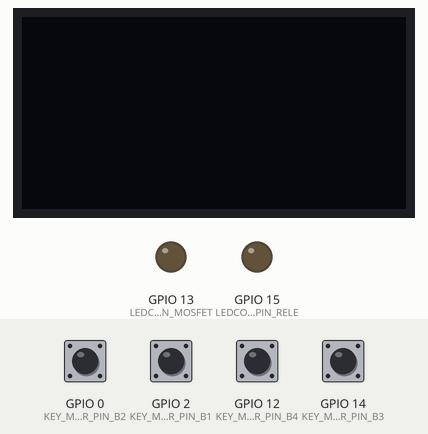
Recording of a program running on a simulated ESP8266 (NodeMCU). Shown: 128×64 one-colour display, output pins drawn as LEDs (lit = HIGH). Dashed ring = blinking. The inputs (shaded band) are chosen by the test bench; at power-on: GPIO 0 (KEY_MANAGER_PIN_B2), GPIO 2 (KEY_MANAGER_PIN_B1), GPIO 12 (KEY_MANAGER_PIN_B4), GPIO 14 (KEY_MANAGER_PIN_B3) HIGH. What the program prints to the serial monitor is not drawn.

Above: at 1.7 s.
1.8 s: GPIO 2 (KEY_MANAGER_PIN_B1) pulled LOW for 1 s
At 2.14 s:
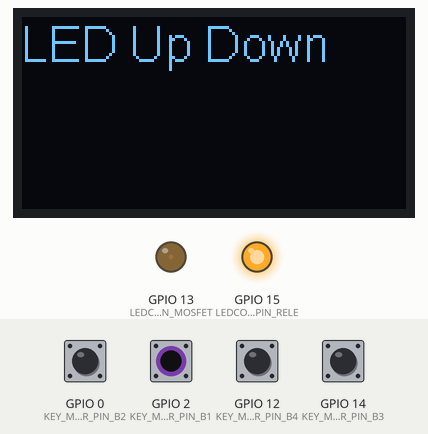
3.4 s: GPIO 12 (KEY_MANAGER_PIN_B4) pulled LOW for 1 s
At 3.95 s:
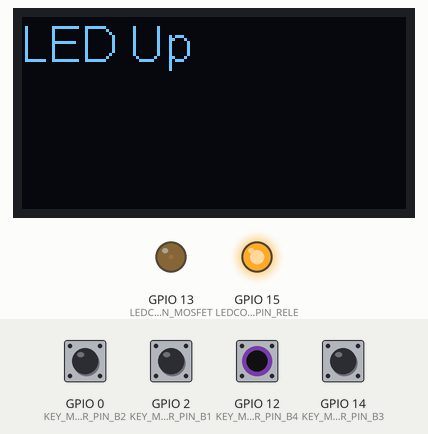
5.0 s: GPIO 12 (KEY_MANAGER_PIN_B4) pulled LOW for 1 s
At 5.46 s:
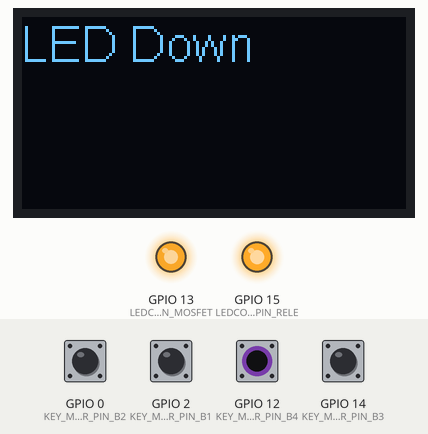
6.6 s: GPIO 12 (KEY_MANAGER_PIN_B4) pulled LOW for 1 s
At 7.17 s:
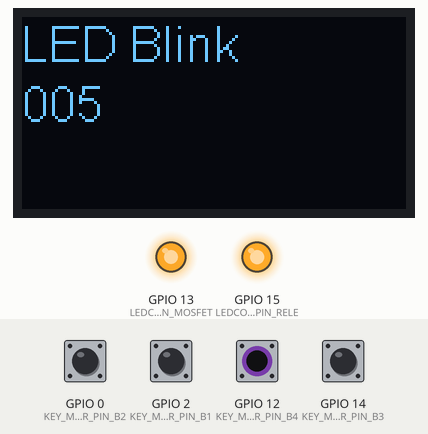
8.2 s: GPIO 14 (KEY_MANAGER_PIN_B3) pulled LOW for 1 s
At 9.49 s:
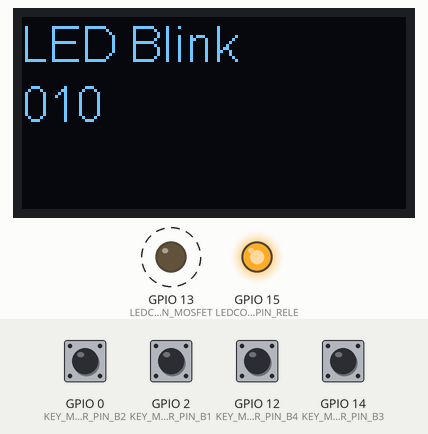
9.8 s: GPIO 14 (KEY_MANAGER_PIN_B3) pulled LOW for 1 s
At 11.5 s:
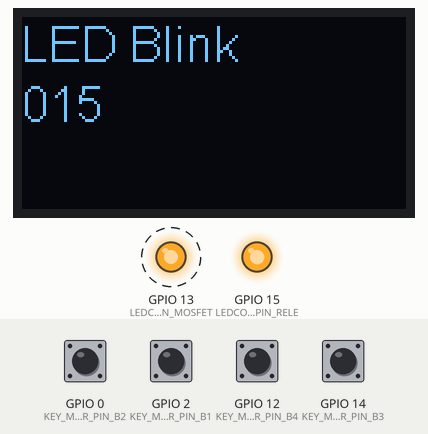
Timing chart, 0 to 13.3 s (numbered marks = the images above; inputs shaded):
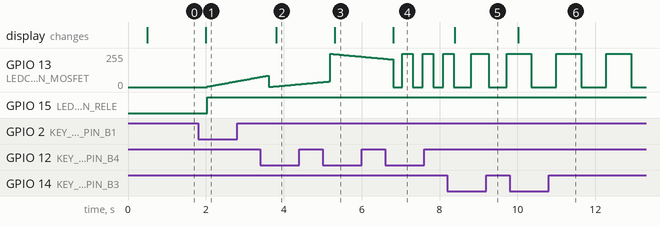

Measured:
- after the input at 1.8 s, GPIO 13 (LEDCONTROL_PIN_MOSFET): moves from 0/255 to 76/255 over 1.4 s, starting after 0.23 s; GPIO 15 (LEDCONTROL_PIN_RELE): LOW → HIGH after 0.23 s; the display: changes after 0.20 s (image 1)
- after the input at 3.4 s, the display: changes after 0.40 s (image 2)
- after the input at 5.0 s, the display: changes after 0.31 s (image 3)
- after the input at 6.6 s, the display: changes after 0.22 s (image 4)
- after the input at 8.2 s, GPIO 13 (LEDCONTROL_PIN_MOSFET): 0/255 → 250/255 after 0.61 s, → 0/255 0.45 s later, → 250/255 0.45 s later; the display: changes after 0.18 s (image 5)
- after the input at 9.8 s, GPIO 13 (LEDCONTROL_PIN_MOSFET): alternates 250/255 for 0.64 s and 0/255 for 0.64 s, starting after 0.56 s; the display: changes after 0.22 s (image 6)

The program:

main.cpp
```cpp
// (licence header left out)
#include <Arduino.h>
#include "ledControl.hpp"
#include "KeyManager.hpp"
#include "AppManager.hpp"


uint8_t ledValue = 0;
uint8_t ledState = 0;
uint16_t Counter = 0;
/*
uint8_t rampApp(void);
uint8_t rampAppUp(void);
uint8_t rampAppDown(void);
uint8_t blink(uint8_t limite);
*/

void setup()
{
  delay(500);

  Serial.begin(115200);
  LEDApp.Init();
  Key.Init();
  appMng.Init();
  //LEDApp.Set(LED_OnVariable, ledValue);
};

void loop()
{
  Key.Loop();
  appMng.Loop();
  LEDApp.Loop();
  delay(1);
  /*
  switch( ledState )
  {
    case 0:
      ledValue = blink(100);
    break;
    case 1:
      ledValue = rampApp();
    break;
    case 2:
      ledValue = blink(50);
    break;
    case 3:
      ledValue = rampAppUp();
    break;
    case 4:
      ledValue = blink(200);
    break;
    case 5:
      ledValue = rampAppDown();
    break;
    case 6:
      ledValue = blink(10);
    break;
  }

  if(Counter++ > 1000)
  {
    Counter = 0;
    if(ledState++ >= 6) ledState = 0;
  }

  //Serial.printf("State %d ledValue %d \n\r",ledState, ledValue);
  */
  /*
  LEDApp.Set(LED_OnVariable, ledValue);
  LEDApp.Loop();

  delay(20);
  */
}

#if 0
/**
 * @brief
 *
 * @return uint8_t
 */
uint8_t rampApp(void)
{
  static uint8_t Value = 0;
  static uint8_t State = 0;

  if(State == 0)
  {
    if(Value <= 250)
    {
      Value += STEP_LED;
    }
    else
    {
      State = 1;
    }
  }
  else
  {
    if(Value > STEP_LED)
    {
      if(Value <= STEP_LED)
      {
        Value = STEP_LED;
      }
      else
      {
        Value -= STEP_LED;
      }
    }
    else
    {
      State = 0;
    }
  }
  return Value;
}

/**
 * @brief
 *
 * @return uint8_t
 */
uint8_t rampAppUp(void)
{
  static uint8_t Value = 0;
  if(Value++ >= 250) Value = 0;
  return Value;
}

/**
 * @brief
 *
 * @return uint8_t
 */
uint8_t rampAppDown(void)
{
  static uint8_t Value = 250;
  if(Value-- <= 1) Value = 250;
  return Value;
}

/**
 * @brief
 *
 * @param limite
 * @return uint8_t
 */
uint8_t blink(uint8_t limite)
{
  static uint8_t counter = 0;
  static uint8_t Value = 0;

  if(counter++ >  limite)
  {
    counter = 0;
    if(Value == 0) Value = 250;
    else Value = 0;
  }
  return Value;
}
#endif 
```

AppManager.cpp
```cpp
// (licence header left out)
#include "AppManager.hpp"
#include "KeyManager.hpp"
#include "ledControl.hpp"
#include "SSD1306.h"

#define STEP_LED  2
#define MNG_MANAGER_DEBUG   1
/**
 * @brief
 */
typedef struct
{
    uint8_t Index;
    bool Value;
}AppStr_t;

/**
 * @brief
 */
AppStr_t appTable[Button_MAX] =
{
    {Button_OnOff, 0},
    {Button_Down,  0},
    {Button_Up,    0},
    {Button_Mode,  0}
};

/**
 * @brief
 */
AppStr_t appTableOld[Button_MAX] =
{
    {Button_OnOff, 0xFF},
    {Button_Down,  0xFF},
    {Button_Up,    0xFF},
    {Button_Mode,  0xFF}
};

AppManager appMng;

/**
 * @brief
 */
SSD1306 display(0x3c, 5, 4);

/**
 * @brief
 */
AppManager::AppManager(/* args */)
{
}

/**
 * @brief Destroy the App Manager:: App Manager object
 */
AppManager::~AppManager()
{
}

/**
 * @brief
 */
void AppManager::Init(void)
{
    display.init();
    display.clear();
    display.flipScreenVertically();
    display.setFont(ArialMT_Plain_16);
    display.display();
    appState = AppOff;
    blinkValue = 5;
    appModeState = 0;
}

/**
 * @brief
 */
void AppManager::Loop(void)
{
    uint8_t i = 0;
    uint8_t ledValue = 0;
    LedMode_t ledMode;
    char txt[32] = {0};
    bool flagDisplay = false;
    bool flagNewKey = false;

    for(i=0;i<Button_MAX;i++)
    {
        Key.Get(appTable[i].Index, &appTable[i].Value);
        if((appTableOld[i].Value != appTable[i].Value) && (appTable[i].Value == Pressed))flagNewKey = true;

        appTableOld[i].Value = appTable[i].Value;
    }

    if(flagNewKey == true)
    {
        if(appState == AppOff)
        {
            if(appTable[Button_OnOff].Value == Pressed)
            {
                appState = AppOn;
                flagDisplay = true;
            }
        }
        else
        {
            if(appTable[Button_OnOff].Value == Pressed)
            {
                appState = AppOff;
                flagDisplay = true;
            }

            if(appTable[Button_Mode].Value == Pressed)
            {
                flagDisplay = true;
                if(appModeState == 0)
                {
                    if(appMode++ >= appBlink/*appMAX*/)
                    {
                        appMode = appBlink;
                        appModeState = 1;
                    }
                }
                else
                {
                    if(appMode > appUpAndDown)
                    {
                        appMode--;
                    }
                    else
                    {
                        appMode = appBlink;
                        appModeState = 0;
                    }
                }
            }

            if(appTable[Button_Up].Value == Pressed)
            {
                flagDisplay = true;
                if(blinkValue < 100) blinkValue+=5;
            }
            else
            {
                if(appTable[Button_Down].Value == Pressed)
                {
                    flagDisplay = true;
                    if(blinkValue > 5) blinkValue-=5;
                }
            }
        }
    }

    if(appState == AppOn)
    {
        switch(appMode)
        {
            case appUpAndDown:
                ledValue = rampApp();
                ledMode = LED_OnVariable;
                if(flagDisplay == true)
                {
                    display.clear();
                    display.drawString(0, 0, "LED Up Down  ");
                    sprintf(txt,"          ");
                    display.drawString(0, 10, txt);
                }
            break;
            case appUp:
                ledValue = rampAppUp();
                ledMode = LED_OnVariable;
                if(flagDisplay == true)
                {
                    display.clear();
                    display.drawString(0, 0, "LED Up       ");
                    sprintf(txt,"          ");
                    display.drawString(0, 20, txt);
                }
            break;
            case appDown:
                ledValue = rampAppDown();
                ledMode = LED_OnVariable;
                if(flagDisplay == true)
                {
                    display.clear();
                    display.drawString(0, 0, "LED Down     ");
                    sprintf(txt,"          ");
                    display.drawString(0, 20, txt);
                }
            break;
            case appBlink:
                ledValue = blink(blinkValue);
                ledMode = LED_OnVariable;
                if(flagDisplay == true)
                {
                    display.clear();
                    display.drawString(0, 0, "LED Blink    ");
                    sprintf(txt,"%03d       ",blinkValue);
                    display.drawString(0, 20, txt);
                }
            break;
            case appDemo:   /* ToDo - Still needs to be implemented*/
            case appStatic: /* ToDo - Still needs to be implemented*/
                ledMode = LED_Off;
            break;
            case appMAX:
            default:
                ledMode = LED_Off;
            break;
        }
    }
    else
    {
        ledMode = LED_Off;
        display.clear();
        appMode = appUpAndDown;
    }


#if MNG_MANAGER_DEBUG
    Serial.printf("\n\rflagNewKey %d appState %d appMode %d blinkValue %d Led %d ",flagNewKey,appState,appMode,blinkValue,ledMode);
#endif /* MNG_MANAGER_DEBUG */

    LEDApp.Set(/*LED_OnVariable*/ledMode, ledValue);

    display.display();

}

/**
 * @brief
 *
 * @return uint8_t
 */
uint8_t AppManager::modeGet(void)
{
    return appMode;
}

/**
 * @brief
 *
 * @return uint8_t
 */
uint8_t AppManager::stateGet(void)
{
    return appState;
}

/**
 * @brief
 *
 * @return uint8_t
 */
uint8_t AppManager::valueGet(void)
{
    return appValue;
}

/**
 * @brief
 *
 * @return uint8_t
 */
uint8_t AppManager::blinkValueGet(void)
{
    return blinkValue;
}

/**
 * @brief
 *
 * @return uint8_t
 */
uint8_t AppManager::rampApp(void)
{
  static uint8_t Value = 0;
  static uint8_t State = 0;

  if(State == 0)
  {
    if(Value <= 250)
    {
      Value += STEP_LED;
    }
    else
    {
      State = 1;
    }
  }
  else
  {
    if(Value > STEP_LED)
    {
      if(Value <= STEP_LED)
      {
        Value = STEP_LED;
      }
      else
      {
        Value -= STEP_LED;
      }
    }
    else
    {
      State = 0;
    }
  }
  return Value;
}

/**
 * @brief
 *
 * @return uint8_t
 */
uint8_t AppManager::rampAppUp(void)
{
  static uint8_t Value = 0;
  if(Value++ >= 250) Value = 0;
  return Value;
}

/**
 * @brief
 *
 * @return uint8_t
 */
uint8_t AppManager::rampAppDown(void)
{
  static uint8_t Value = 250;
  if(Value-- <= 1) Value = 250;
  return Value;
}

/**
 * @brief
 *
 * @param limite
 * @return uint8_t
 */
uint8_t AppManager::blink(uint8_t limite)
{
  static uint8_t counter = 0;
  static uint8_t Value = 0;

  if(counter++ >  limite)
  {
    counter = 0;
    if(Value == 0) Value = 250;
    else Value = 0;
  }
  return Value;
}
```

AppManager.hpp
```cpp
// (licence header left out)
#include <Arduino.h>

/**
 * @brief
 */
typedef enum
{
    AppOff = 0, /* Device Off */
    AppOn,      /* Device On  */
}AppState_t;

/**
 * @brief
 */
typedef enum
{
    appUpAndDown = 0,    /* Up and down ramp */
    appUp,               /* Up ramp */
    appDown,             /* Down ramp */
    appBlink,
    appStatic,
    appDemo,
    appMAX
}AppMode_t;

/**
 * @brief
 */
enum
{
    Button_OnOff = 0,   /* B1 - On/Off  */
    Button_Down,        /* B2 - Down    */
    Button_Up,          /* B3 - Up      */
    Button_Mode,        /* B4 - Mode    */
    Button_MAX,
};

/**
 * @brief
 */
enum
{
    Not_Pressed = 0,    /* Not Pressed */
    Pressed,            /* Pressed     */
};


class AppManager
{
private:
    AppState_t appState;
    //AppMode_t appMode;
    uint8_t appMode;
    uint8_t appModeState;
    uint8_t appValue;
    //uint8_t appBlink;
    uint8_t blinkValue;
    uint8_t rampApp(void);
    uint8_t rampAppUp(void);
    uint8_t rampAppDown(void);
    uint8_t blink(uint8_t limite);
public:
    AppManager(/* args */);
    ~AppManager();
    void Init(void);
    void Loop(void);
    uint8_t modeGet(void);
    uint8_t stateGet(void);
    uint8_t valueGet(void);
    uint8_t blinkValueGet(void);
};

extern AppManager appMng;
```

DisplayManager.cpp
```cpp
// (licence header left out)
#include "DisplayManager.hpp"


DisplayManager DisplayMNG;

/**
 * @brief
 */
DisplayManager::DisplayManager(/* args */)
{
}

/**
 * @brief Destroy the Display Manager:: Display Manager object
 */
DisplayManager::~DisplayManager()
{
}

/**
 * @brief
 */
void DisplayManager::Init(void)
{

}

/**
 * @brief
 */
void DisplayManager::Loop(void)
{

}
```

DisplayManager.hpp
```cpp
// (licence header left out)
#include <Arduino.h>

class DisplayManager
{
private:
    /* data */
public:
    DisplayManager(/* args */);
    ~DisplayManager();
    void Init(void);
    void Loop(void);
};

extern DisplayManager DisplayMNG;
```

KeyManager.cpp
```cpp
// (licence header left out)
#include "KeyManager.hpp"

/**
 * @brief
 *
 * @return KeyManager
 */
KeyManager Key(KEY_MANAGER_PIN_B1, KEY_MANAGER_PIN_B2, KEY_MANAGER_PIN_B3, KEY_MANAGER_PIN_B4);

/**
 * @brief Construct a new Key Manager:: Key Manager object
 *
 * @param b1
 * @param b2
 * @param b3
 * @param b4
 */
KeyManager::KeyManager(uint8_t b1, uint8_t b2, uint8_t b3, uint8_t b4) : Pin {b1,b2,b3,b4}
{
}

/**
 * @brief Destroy the Key Manager:: Key Manager object
 */
KeyManager::~KeyManager()
{
}

/**
 * @brief
 */
void KeyManager::Init(void)
{
    uint8_t i = 0;
    for(i=0;i<PinMAX;i++)
    {
        pinMode( Pin[i] , INPUT_PULLUP );
        debounce[i] = 0;
        valuePin[i] = 0xFF;
        valuePinCurrent[i] = 0;
    }
}

/**
 * @brief
 */
void KeyManager::Loop(void)
{
    uint8_t i = 0;

    for(i=0;i<PinMAX;i++)
    {
        uint8_t newValue = digitalRead( Pin[i] );

        if(valuePin[i] != newValue)
        {
            debounce[i] = KEY_MANAGER_DEBOUNCE;
        }

        if(debounce[i] > 0)
        {
            debounce[i]--;
        }
        else
        {
            valuePin[i] = !newValue;
        }

#if KEY_MANAGER_DEBUG
        Serial.printf("\n\rvaluePin[%d] %d newValue %d Pin %2d debounce %2d ",i,valuePin[i],newValue, Pin[i], debounce[i]);
#endif /* KEY_MANAGER_DEBUG*/
    }

    // Add here Semaphore to protect access to variable valuePinCurrent[]
    for(i=0;i<PinMAX;i++)
    {
        if(valuePinCurrent[i] != valuePin[i]) valuePinCurrent[i] = valuePin[i];
    }

#if KEY_MANAGER_DEBUG
    for(i=0;i<PinMAX;i++)
    {
        Serial.printf("\n\rvaluePinCurrent[%d] %d",i,valuePinCurrent[i]);
    }
#endif /* KEY_MANAGER_DEBUG*/
}

/**
 * @brief
 *
 * @param key
 * @return true
 * @return false
 */
bool KeyManager::Get(uint8_t key, bool *value)
{
    if(key < PinMAX)
    {
        // Add here Semaphore to protect access to variable valuePinCurrent[]
        *value = valuePinCurrent[key];
        return true;
    }
    else
    {
        return false;
    }
}
```

KeyManager.hpp
```cpp
// (licence header left out)
#include <Arduino.h>

#define KEY_MANAGER_PIN_B1      2
#define KEY_MANAGER_PIN_B2      0
#define KEY_MANAGER_PIN_B3      14
#define KEY_MANAGER_PIN_B4      12
#define KEY_MANAGER_DEBOUNCE    5
#define KEY_MANAGER_DEBUG       1

/**
 * @brief
 */
enum
{
    pinB1 = 0,
    pinB2,
    pinB3,
    pinB4,
    PinMAX
};

/**
 * @brief
 */
enum
{
    KeyActive = true,
    KeyNotActive = false
};

/**
 * @brief
 */
class KeyManager
{
private:
    const uint8_t Pin[PinMAX];
    uint16_t debounce[PinMAX];
    bool valuePin[PinMAX];
    //bool valuePinOld[PinMAX];
    bool valuePinCurrent[PinMAX];
public:
    KeyManager(uint8_t b1, uint8_t b2, uint8_t b3, uint8_t b4);
    ~KeyManager();
    void Init(void);
    void Loop(void);
    bool Get(uint8_t key, bool *value);
};

extern KeyManager Key;
```

ledControl.cpp
```cpp
// (licence header left out)
#include "ledControl.hpp"

ledControl LEDApp(LEDCONTROL_PIN_RELE,LEDCONTROL_PIN_MOSFET);

ledControl::ledControl(uint8_t rele, uint8_t mosfet) : pinRele(rele), pinMosfet(mosfet)
{
}

/**
 * @brief Destroy the led Control::led Control object
 *
 */
ledControl::~ledControl()
{
    digitalWrite(pinRele, LOW);
    pinMode(pinRele, INPUT);
    digitalWrite(pinMosfet, LOW);
    pinMode(pinMosfet, INPUT);

    modeLED = LED_Off;
    valueLED = LOW;
}

/**
 * @brief
 *
 * @return uint8_t
 */
uint8_t ledControl::valueLED_Get(void)
{
    return valueLED;
}

/**
 * @brief
 *
 * @return LedMode_t
 */
LedMode_t ledControl::modeLED_Get(void)
{
    return modeLED;
}

/**
 * @brief
 */
void ledControl::Init(void)
{
    pinMode(pinRele, OUTPUT);
    digitalWrite(pinRele, LOW);

    pinMode(pinMosfet, OUTPUT);
    digitalWrite(pinMosfet, LOW);

    modeLED = LED_Off;
    valueLED = LOW;

#if LEDCONTROL_DEBUG
    Serial.println("Init LED");
#endif /* LEDCONTROL_DEBUG */
}

/**
 * @brief
 */
void ledControl::Loop(void)
{
    static LedMode_t ledModeOld = LED_NA;
    static uint8_t valueLEDOld = 0xFF;

    LedMode_t ledModeCurrent = modeLED_Get();
    uint8_t valueLEDCurrent = valueLED_Get();

#if LEDCONTROL_DEBUG
    Serial.println("Loop LED");
#endif /* LEDCONTROL_DEBUG */

    if((ledModeCurrent != ledModeOld) || (valueLEDCurrent != valueLEDOld))
    {

#if LEDCONTROL_DEBUG
        Serial.println("Logica LED");
#endif /* LEDCONTROL_DEBUG */

        switch(ledModeOld)
        {
            case LED_Off:
                digitalWrite(pinRele, LOW);
                digitalWrite(pinMosfet, LOW);
#if LEDCONTROL_DEBUG
                Serial.println("LED_Off");
#endif /* LEDCONTROL_DEBUG */
            break;
            case LED_OnStatic:
                digitalWrite(pinRele, HIGH);
                digitalWrite(pinMosfet, HIGH);
#if LEDCONTROL_DEBUG
                Serial.println("LED_OnStatic");
#endif /* LEDCONTROL_DEBUG */
            break;
            case LED_OnVariable:
                digitalWrite(pinRele, HIGH);
                analogWrite(pinMosfet, valueLEDCurrent);
#if LEDCONTROL_DEBUG
                Serial.println("LED_OnVariable");
#endif /* LEDCONTROL_DEBUG */
            break;
            case LED_NA:
            default:
            break;
        }
    }

    ledModeOld = ledModeCurrent;
    valueLEDOld = valueLEDCurrent;
}

/**
 * @brief
 *
 * @param mode
 * @param value
 * @return true
 * @return false
 */
bool ledControl::Set(LedMode_t mode, uint8_t value)
{
    bool ret = true;

    if((mode == LED_Off) || (mode == LED_OnStatic) || (mode == LED_OnVariable))
    {
        modeLED = mode;
        valueLED = value;
        ret = true;
#if LEDCONTROL_DEBUG
        Serial.println("Set True");
#endif /* LEDCONTROL_DEBUG */
    }
    else
    {
        ret = false;
#if LEDCONTROL_DEBUG
        Serial.println("Set false");
#endif /* LEDCONTROL_DEBUG */
    }

    return ret;
}
```

ledControl.hpp
```cpp
// (licence header left out)
#include <Arduino.h>
#include <stdint.h>
#include <stdbool.h>

#define LEDCONTROL_PIN_RELE    15
#define LEDCONTROL_PIN_MOSFET  13
#define LEDCONTROL_DEBUG       0

/**
 * @brief
 */
typedef enum
{
    LED_Off = 0,
    LED_OnStatic,
    LED_OnVariable,
    LED_NA = 0xFF   /* Not applied */
}LedMode_t;

/**
 * @brief
 */
class ledControl
{
private:
    /* data */
    const uint8_t pinRele;
    const uint8_t pinMosfet;
    LedMode_t modeLED;
    uint8_t valueLED;
    uint8_t valueLED_Get(void);
    LedMode_t modeLED_Get(void);
public:
    ledControl(uint8_t rele, uint8_t mosfet);
    ~ledControl();
    void Init(void);
    void Loop(void);
    bool Set(LedMode_t mode, uint8_t value);
};

extern ledControl LEDApp;
```
